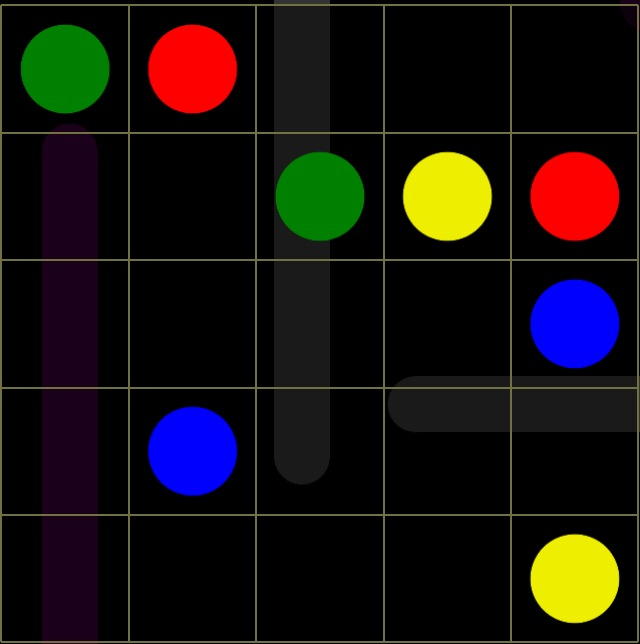
#> input picture flow5x5.jpg, 640 x 644 px
$ python flow.py   (Python 2 division)   (older library calls are emulated)
#> lines starting #> are read from the running program, lines starting #| are printed output that depends on the picture
### flowimage.py
import cv2
import numpy as np

class FlowImage:
    def __init__(self, img):
#> called with img = 'flow5x5.jpg'
        self.img = cv2.imread(img)
#> self.img is the input picture: shape (644, 640, 3); mean B, G, R 15.1, 17.6, 23.2
        self.img_gray = cv2.cvtColor(self.img,cv2.COLOR_BGR2GRAY)
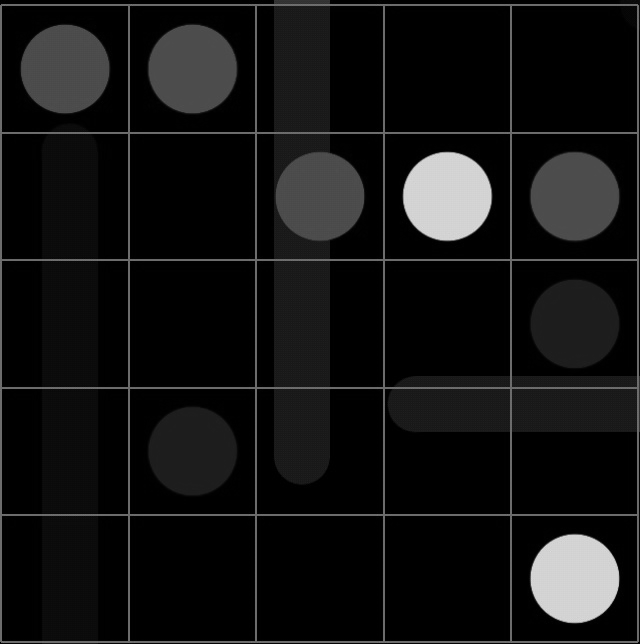
#> self.img_gray: shape (644, 640); min 0, max 221, mean 19
        self.getGrid()
        self.getColours()

    def getGrid(self):
        edges = cv2.Canny(self.img_gray,150,200,apertureSize = 3)
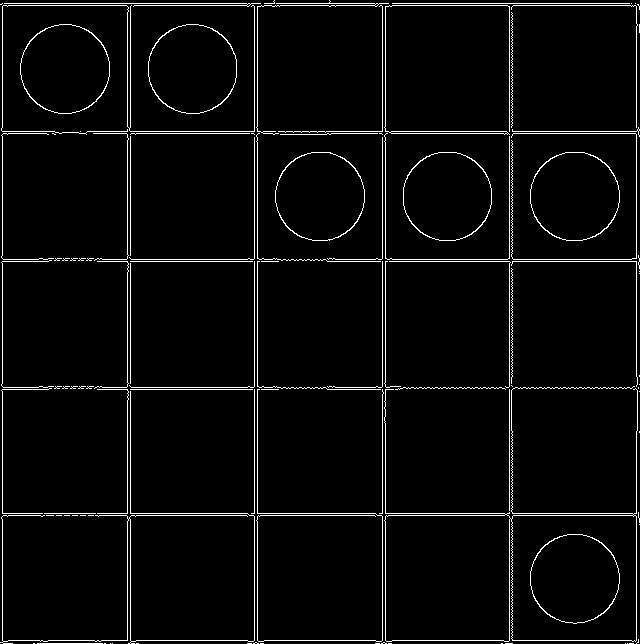
#> edges: shape (644, 640); 3.6% white in thin lines or dots
        lines = cv2.HoughLinesP(edges,1,np.pi/180,275, minLineLength = 600, maxLineGap = 100)[0].tolist()
#> lines = [[2, 513, 638, 513]]

        for x1,y1,x2,y2 in lines:
            for index, (x3,y3,x4,y4) in enumerate(lines):
                if y1==y2 and y3==y4: # Horizontal Lines
                    diff = abs(y1-y3)
                elif x1==x2 and x3==x4: # Vertical Lines
                    diff = abs(x1-x3)
                else:
                    diff = 0

                if diff < 10 and diff is not 0:
                    del lines[index]
#> this loop made 1 pass

        self.gridsize = (len(lines) - 2) / 2
#> self.gridsize = -1

        # The space between two lines
        cell_spacing = [(L[0]) for L in lines if L[0] == L[2]]
#> cell_spacing = []
        cell_spacing = sorted(cell_spacing)
        cell_spacing = cell_spacing[0:2]
#> (the run stopped early here; a loop or call above may not have finished)

$ run again, with flow14x14.jpg copied over flow5x5.jpg
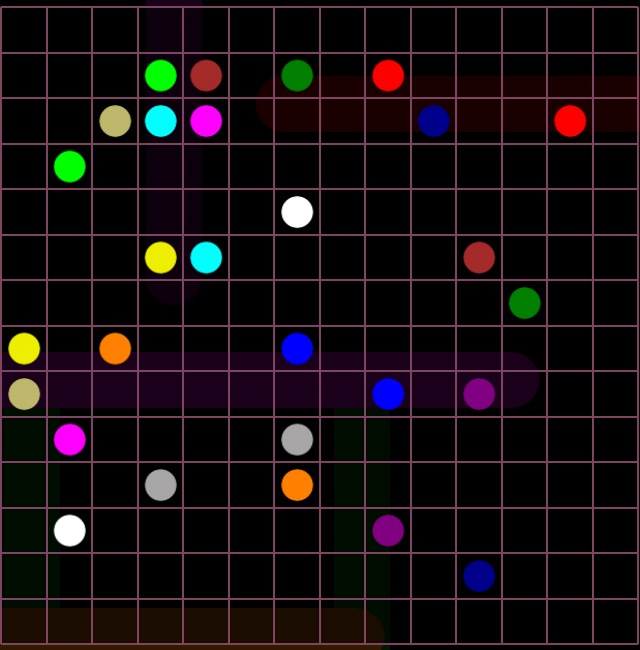
#> input picture flow14x14.jpg, 640 x 650 px
#> in __init__, self.img is the input picture: shape (650, 640, 3); mean B, G, R 17.4, 14.2, 22.9
#> in __init__, `self.img_gray = cv2.cvtColor(self.img,cv2.COLOR_BGR2GRAY)`:
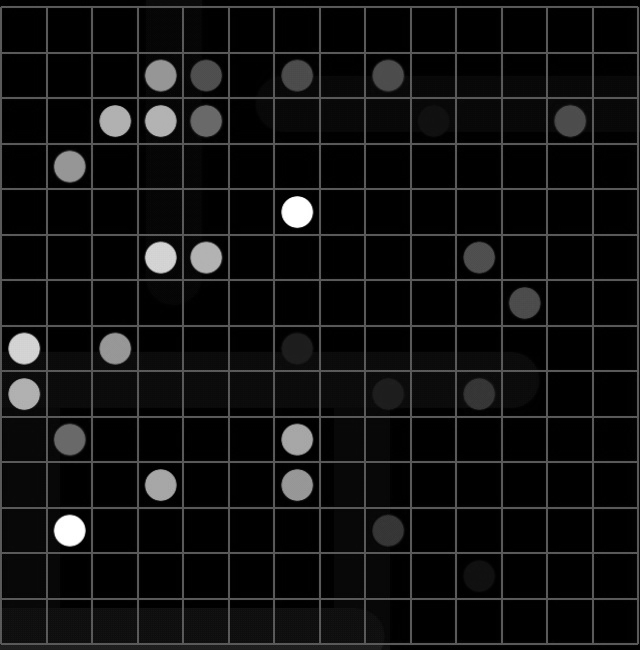
#> self.img_gray: shape (650, 640); min 0, max 255, mean 17.2
#> in getGrid, `edges = cv2.Canny(self.img_gray,150,200,apertureSize = 3)`:
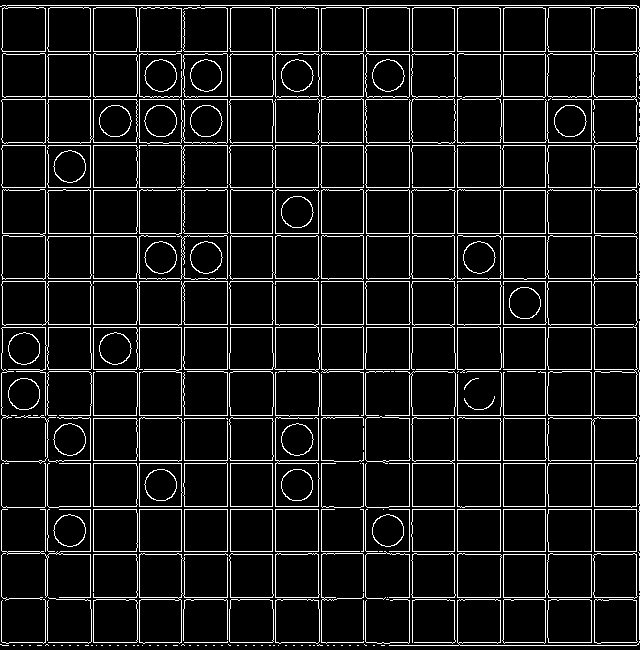
#> edges: shape (650, 640); 9% white in thin lines or dots
#> lines = [[2, 327, 639, 327]]
#> the loop in getGrid, `for x1,y1,x2,y2 in lines:` made 1 pass
#> self.gridsize = -1
#> cell_spacing = []

$ run again, with flow8x8.jpg copied over flow5x5.jpg
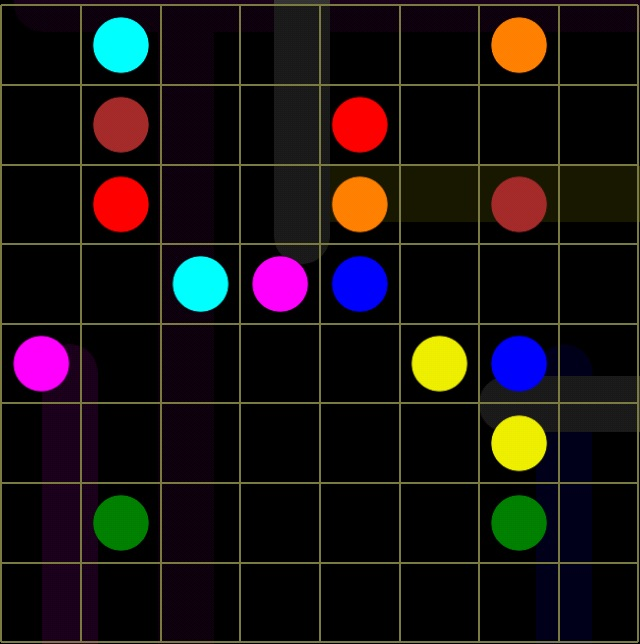
#> input picture flow8x8.jpg, 640 x 644 px
#> in __init__, self.img is the input picture: shape (644, 640, 3); mean B, G, R 18.5, 18.3, 25.1
#> in __init__, `self.img_gray = cv2.cvtColor(self.img,cv2.COLOR_BGR2GRAY)`:
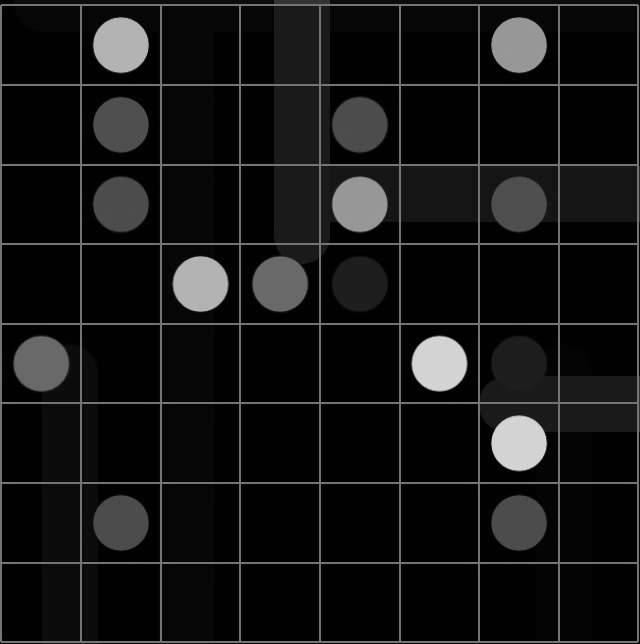
#> self.img_gray: shape (644, 640); min 0, max 221, mean 20.4
#> in getGrid, `edges = cv2.Canny(self.img_gray,150,200,apertureSize = 3)`:
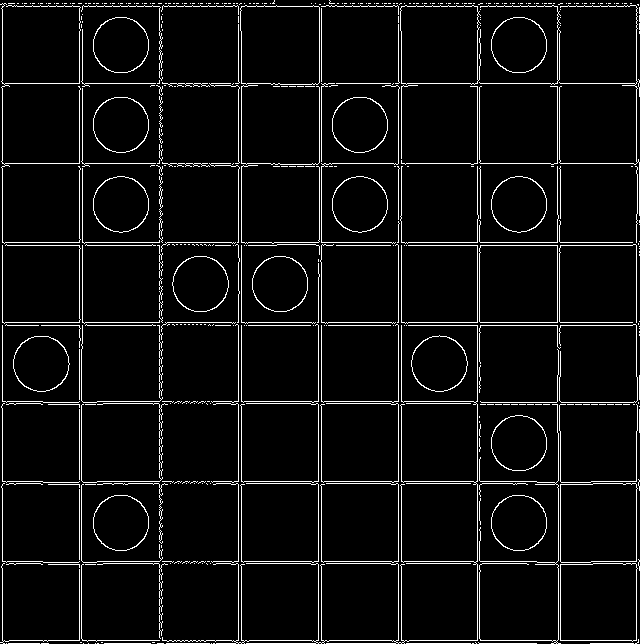
#> edges: shape (644, 640); 5.4% white in thin lines or dots
#> lines = [[241, 643, 241, 3]]
#> the loop in getGrid, `for x1,y1,x2,y2 in lines:` made 1 pass
#> self.gridsize = -1
#> cell_spacing = [241]
#> self.cell_spacing = 241
#> in getColours, `circles = cv2.HoughCircles(self.img_gray,cv2.cv.CV_HOUGH_GRADIENT,1,20..`: circles = 16 rows, first 8: [120.5, 522.5, 27.9], [359.5, 283.5, 28], [359.5, 124.5, 28], [279.5, 283.5, 28], [518.5, 44.5, 28], [120.5, 44.5, 28], [438.5, 363.5, 27.3], [199.5, 283.5, 27.3]
#> in getColours, `circles = np.uint16(np.around(circles))`: circles = 16 rows, first 8: [120, 522, 28], [360, 284, 28], [360, 124, 28], [280, 284, 28], [518, 44, 28], [120, 44, 28], [438, 364, 27], [200, 284, 27]
#> the loop in getColours, `for i in circles[0,:]:` made 16 passes
#> after the loop in getColours, `for i in circles[0,:]:`: centre_points = [(522, 120), (284, 360), (124, 360), (284, 280), (44, 518), (44, 120), (364, 438), (284, 200), (364, 40), (204, 360), (444, 518), (204, 120), (124, 120), (522, 520), (204, 520), (362, 520)]; colours = [[4, 130, 4], [254, 0, 0], [0, 0, 254], [254, 0, 255], [0, 126, 254], [255, 255, 0], [2, 240, 240], [255, 255, 0], [254, 0, 255], [0, 127, 255], [2, 240, 240], [0, 0, 254], [41, 42, 164], [4, 130, 4], [41, 42, 164], [254, 0, 0]]
#> the loop in getColours, `for i1, (b1,g1,r1) in enumerate(colours):` made 16 passes
#> after the loop in getColours, `for i1, (b1,g1,r1) in enumerate(colours):`: colours = [[4, 130, 4], [254, 0, 0], [0, 0, 254], [254, 0, 255], [0, 127, 255], [255, 255, 0], [2, 240, 240], [255, 255, 0], [254, 0, 255], [0, 127, 255], [2, 240, 240], [0, 0, 254], [41, 42, 164], [4, 130, 4], [41, 42, 164], [254, 0, 0]]
#> after the loop in getColours, `for i1, (b1,g1,r1) in enumerate(colours):`: grouped = [[(2, 0), (2, 2)], [(1, 1), (1, 2)], [(0, 1), (0, 0)], [(1, 1), (1, 0)], [(0, 2), (0, 1)], [(0, 0), (1, 0)], [(1, 1), (1, 2)], [(0, 0), (0, 2)]]
#> self.colours has the same summary as grouped

$ run again, with flow6x6.png saved as flow5x5.jpg
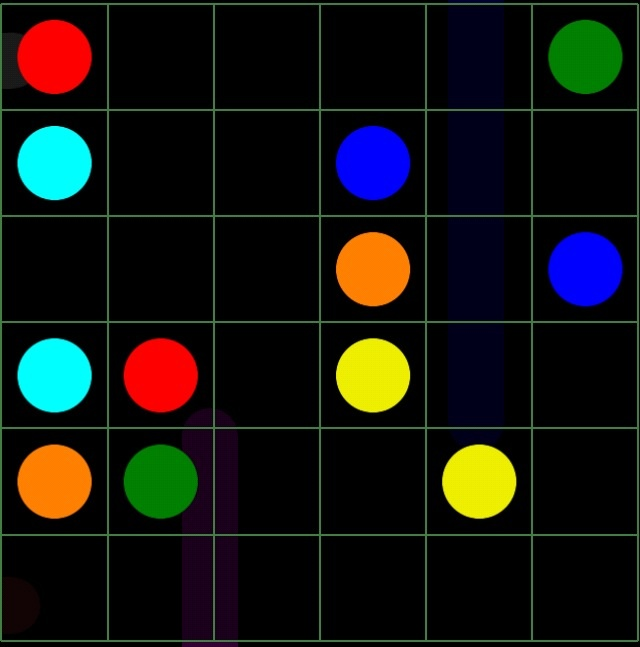
#> input picture flow6x6.png, 640 x 647 px
#> in __init__, self.img is the input picture: shape (647, 640, 3); mean B, G, R 17.2, 21.4, 20.4
#> in __init__, `self.img_gray = cv2.cvtColor(self.img,cv2.COLOR_BGR2GRAY)`:
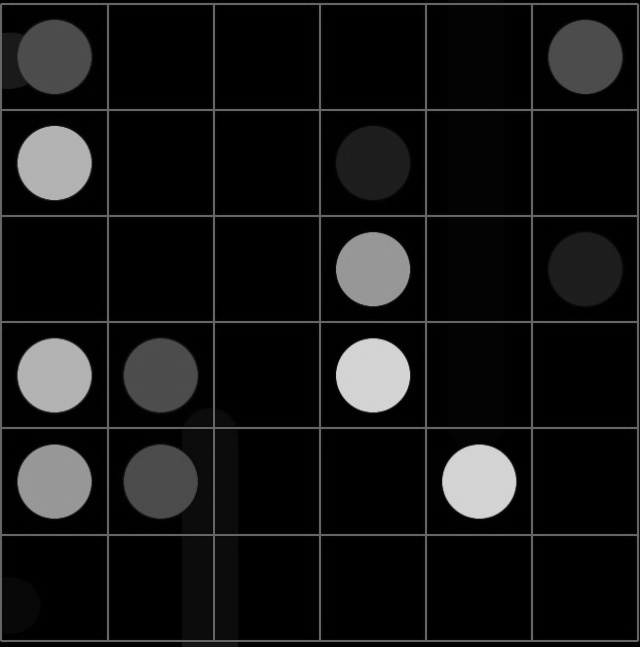
#> self.img_gray: shape (647, 640); min 0, max 220, mean 20.6
#> in getGrid, `edges = cv2.Canny(self.img_gray,150,200,apertureSize = 3)`:
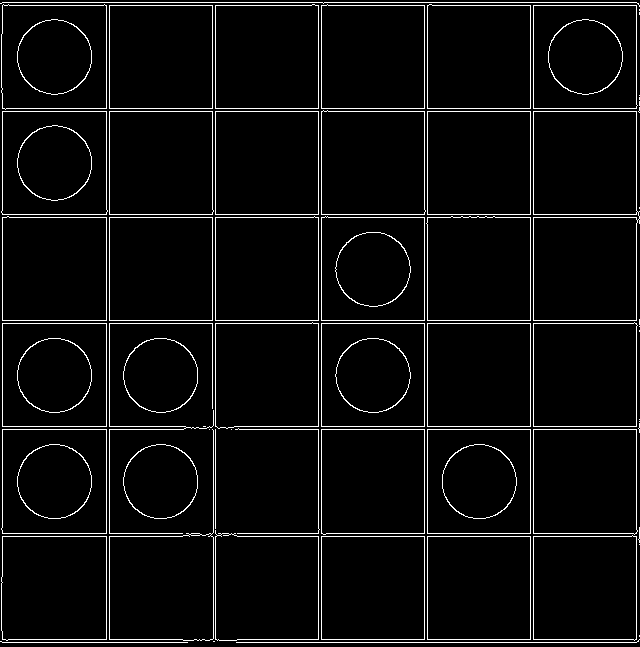
#> edges: shape (647, 640); 4.5% white in thin lines or dots
#> lines = [[109, 642, 109, 2]]
#> the loop in getGrid, `for x1,y1,x2,y2 in lines:` made 1 pass
#> self.gridsize = -1
#> cell_spacing = [109]
#> self.cell_spacing = 109
#> in getColours, `circles = cv2.HoughCircles(self.img_gray,cv2.cv.CV_HOUGH_GRADIENT,1,20..`: circles = [[372.5, 162.5, 37.3], [584.5, 268.5, 36.6], [53.5, 56.5, 37.3], [160.5, 374.5, 36.5], [54.5, 481.5, 36.6], [54.5, 374.5, 36.6], [54.5, 162.5, 36.5], [372.5, 374.5, 36.4], [160.5, 481.5, 37.4], [372.5, 269.5, 36.6], [584.5, 56.5, 36.4], [479.5, 480.5, 36.9]]
#> in getColours, `circles = np.uint16(np.around(circles))`: circles = [[372, 162, 37], [584, 268, 37], [54, 56, 37], [160, 374, 36], [54, 482, 37], [54, 374, 37], [54, 162, 36], [372, 374, 36], [160, 482, 37], [372, 270, 37], [584, 56, 36], [480, 480, 37]]
#> the loop in getColours, `for i in circles[0,:]:` made 12 passes
#> after the loop in getColours, `for i in circles[0,:]:`: centre_points = [(162, 372), (268, 584), (56, 54), (374, 160), (482, 54), (374, 54), (162, 54), (374, 372), (482, 160), (270, 372), (56, 584), (480, 480)]; colours = [[254, 0, 0], [254, 0, 0], [0, 0, 254], [0, 0, 254], [1, 128, 255], [255, 255, 0], [255, 255, 0], [1, 239, 239], [2, 128, 2], [1, 128, 255], [1, 127, 1], [0, 238, 238]]
#> the loop in getColours, `for i1, (b1,g1,r1) in enumerate(colours):` made 12 passes
#> after the loop in getColours, `for i1, (b1,g1,r1) in enumerate(colours):`: colours = [[254, 0, 0], [254, 0, 0], [0, 0, 254], [0, 0, 254], [1, 128, 255], [255, 255, 0], [255, 255, 0], [0, 238, 238], [1, 127, 1], [1, 128, 255], [1, 127, 1], [0, 238, 238]]
#> after the loop in getColours, `for i1, (b1,g1,r1) in enumerate(colours):`: grouped = [[(1, 3), (2, 5)], [(0, 0), (3, 1)], [(4, 0), (2, 3)], [(3, 0), (1, 0)], [(3, 3), (4, 4)], [(4, 1), (0, 5)]]
#> self.colours has the same summary as grouped
